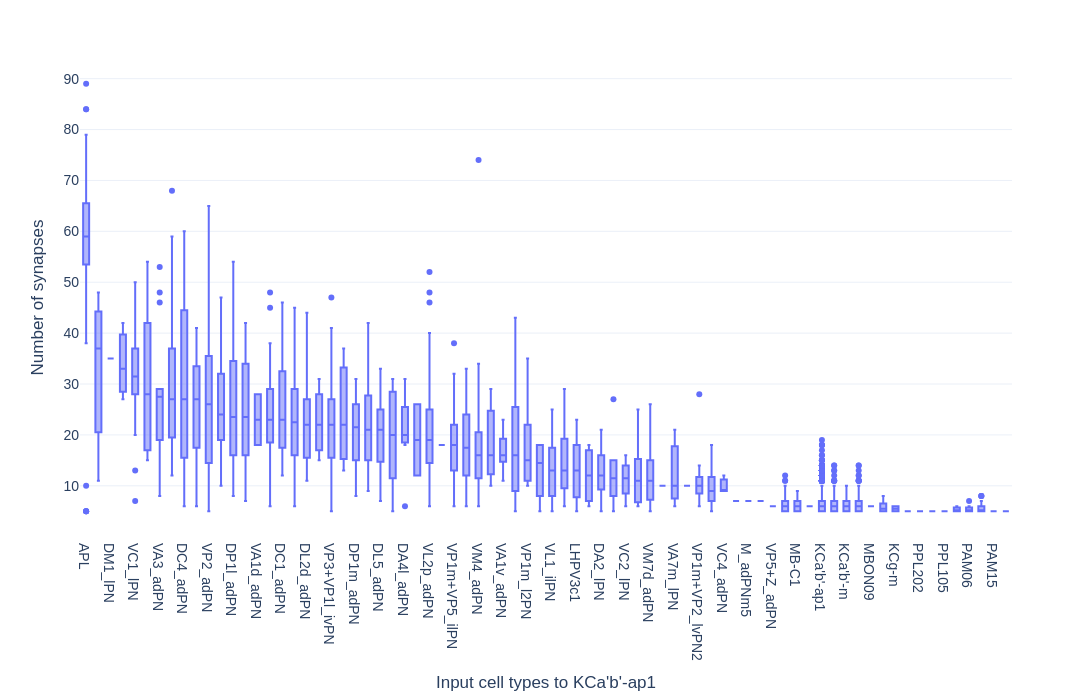

This figure's notebook cell:
### Code cell
fig_KC_input = px.box(df_plot, x="type_pre", y="sum_weight", category_orders={"type_pre": order_partners})
fig_KC_input.update_layout(
    width=1200,
    height=700,
    template="plotly_white",
    xaxis_title="Input cell types to KCa'b'-ap1",
    yaxis_title="Number of synapses",
    font=dict(family="Arial", size=14)
)
fig_KC_input.show()

### Figure 1 — Plotly figure (JSON) as saved in the notebook; plotly's stock layout.template omitted (floating-point values rounded to 4 significant figures; data arrays with more than 128 entries replaced by an {"elided": "..."} marker saying what was removed)
{"data": [{"alignmentgroup": "True", "hovertemplate": "type_pre=%{x}<br>sum_weight=%{y}<extra></extra>", "legendgroup": "", "marker": {"color": "#636efa"}, "name": "", "notched": false, "offsetgroup": "", "orientation": "v", "showlegend": false, "type": "box", "x": {"elided": "5662 str values"}, "x0": " ", "xaxis": "x", "y": {"elided": "5662 int values"}, "y0": " ", "yaxis": "y"}], "layout": {"boxmode": "group", "font": {"family": "Arial", "size": 14}, "height": 700, "legend": {"tracegroupgap": 0}, "margin": {"t": 60}, "width": 1200, "xaxis": {"anchor": "y", "categoryarray": ["APL", "VM1_lPN", "DM1_lPN", "DA1_lPN", "VC1_lPN", "VA6_adPN", "VA3_adPN", "VM6_adPN", "DC4_adPN", "D_adPN", "VP2_adPN", "VA5_lPN", "DP1l_adPN", "VP1d_il2PN", "VA1d_adPN", "V_ilPN", "DC1_adPN", "VP1d+VP4_l2PN1", "DL2d_adPN", "DC3_adPN", "VP3+VP1l_ivPN", "DM4_adPN", "DP1m_adPN", "VL2a_adPN", "DL5_adPN", "DC2_adPN", "DA4l_adPN", "M_adPNm8", "VL2p_adPN", "VA2_adPN", "VP1m+VP5_ilPN", "DL1_adPN", "VM4_adPN", "VM5v_adPN", "VA1v_adPN", "VP3+_vPN", "VP1m_l2PN", "VM5d_adPN", "VL1_ilPN", "M_lPNm11D", "LHPV3c1", "VC5_lvPN", "DA2_lPN", "VC3_adPN", "VC2_lPN", "VA7l_adPN", "VM7d_adPN", "DA4m_adPN", "VA7m_lPN", "VA4_lPN", "VP1m+VP2_lvPN2", "DPM", "VC4_adPN", "KCab-c", "M_adPNm5", "DM5_lPN", "VP5+Z_adPN", "PPL103", "MB-C1", "LHCENT2", "KCa'b'-ap1", "KCa'b'-ap2", "KCa'b'-m", "PAM05", "MBON09", "PPL104", "KCg-m", "VP2+_adPN", "PPL202", "LoVP100", "PPL105", "PAM02", "PAM06", "PAM13", "PAM15", "DN1a"], "categoryorder": "array", "domain": [0, 1], "title": {"text": "Input cell types to KCa'b'-ap1"}}, "yaxis": {"anchor": "x", "domain": [0, 1], "title": {"text": "Number of synapses"}}}}
